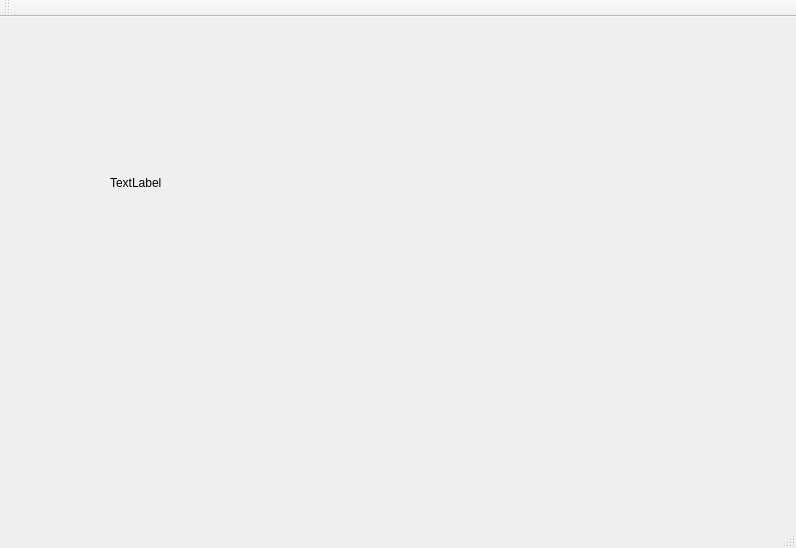
<?xml version="1.0" encoding="UTF-8"?>
<ui version="4.0">
 <class>MainWindow</class>
 <widget class="QMainWindow" name="MainWindow">
  <property name="geometry">
   <rect>
    <x>0</x>
    <y>0</y>
    <width>796</width>
    <height>548</height>
   </rect>
  </property>
  <property name="windowTitle">
   <string>MainWindow</string>
  </property>
  <widget class="QWidget" name="centralWidget">
   <widget class="QLabel" name="label">
    <property name="geometry">
     <rect>
      <x>110</x>
      <y>120</y>
      <width>201</width>
      <height>91</height>
     </rect>
    </property>
    <property name="text">
     <string>TextLabel</string>
    </property>
   </widget>
  </widget>
  <widget class="QMenuBar" name="menuBar">
   <property name="geometry">
    <rect>
     <x>0</x>
     <y>0</y>
     <width>796</width>
     <height>26</height>
    </rect>
   </property>
  </widget>
  <widget class="QToolBar" name="mainToolBar">
   <attribute name="toolBarArea">
    <enum>TopToolBarArea</enum>
   </attribute>
   <attribute name="toolBarBreak">
    <bool>false</bool>
   </attribute>
  </widget>
  <widget class="QStatusBar" name="statusBar"/>
 </widget>
 <layoutdefault spacing="6" margin="11"/>
 <resources/>
 <connections/>
</ui>
